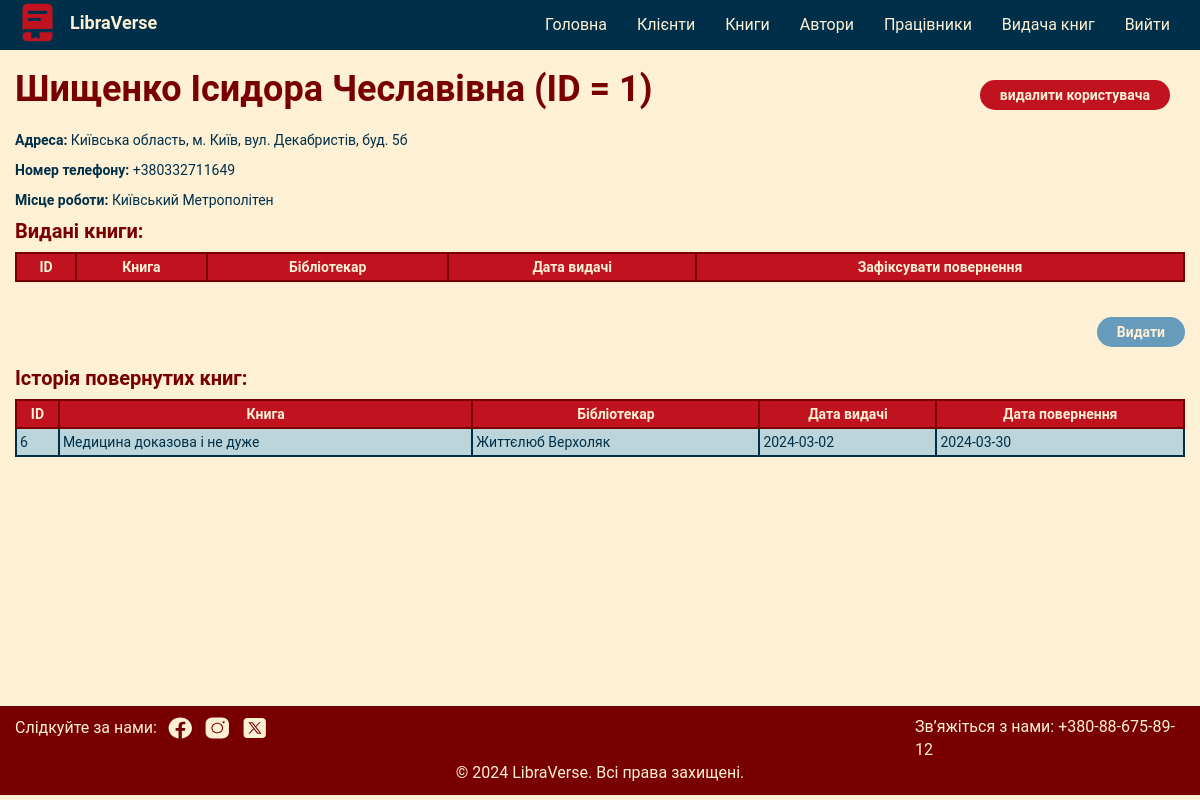
Page /pages/customer_profile.php?CustomerID=1 (signed in) on the committed database.
### tables this page shows
CREATE TABLE customers(
СustomerID INTEGER PRIMARY KEY AUTOINCREMENT UNIQUE,
FirstName VARCHAR(255) NOT NULL,
ParentalName VARCHAR(255) NOT NULL,
Surname VARCHAR(255) NOT NULL,
Address VARCHAR(255) NOT NULL,
PhoneNumber VARCHAR(50) NOT NULL,
Employment VARCHAR(255) NOT NULL);

### pages/customer_profile.php (the view, shortened to what this page needs)
<?php
    $db_file = "../library.db";
    $conn = new SQLite3($db_file);
    if(isset($_SESSION['LibrarianID'])) {
    if(isset($_GET['CustomerID'])) {
    $customerID = $_GET['CustomerID'];
    $query_create1 = $conn->prepare("SELECT * FROM customers WHERE СustomerID=:customerID ;");
    $query_create1->bindValue(':customerID', $customerID, SQLITE3_INTEGER);
    $query_create1->execute();
    $result1 = $query_create1->execute();
    $customer = $result1->fetchArray(SQLITE3_ASSOC);
    $query_create3 = $conn->prepare("SELECT booksProvision.ProvisionID, booksProvision.BookID, booksProvision.LibrarianID, books.Title, librarians.FirstName, librarians.Surname, booksProvision.ReceiptDate, booksProvision.ReturnDate FROM booksProvision JOIN books ON booksProvision.BookID=books.BookID JOIN librarians ON booksProvision.LibrarianID=librarians.LibrarianID WHERE booksProvision.СustomerID=:customerID AND booksProvision.ReturnDate!=0;");
    $query_create3->bindValue(':customerID', $customerID, SQLITE3_INTEGER);
    $result3 = $query_create3->execute();
?>
<!DOCTYPE html>
<html lang="uk_UA">
<head>
    <link rel="stylesheet" href="../css/styles.css">
    <link rel="stylesheet" href="../css/bootstrap.min.css">
    <link href="https://fonts.cdnfonts.com/css/roboto" rel="stylesheet">
</head>
<body>
    <nav class="navbar navbar-default">
        <div class="container-fluid">
            <div class="navbar-header">
                <div class="navbar-logo">
                    <img src="../images/logo.svg" alt="логотип">
                    <a href="http://localhost/LibraVerse/pages/home.php" id="main">LibraVerse</a>
                </div>
            </div>
            <div class="collapse navbar-collapse" id="menu">
                <ul class="nav navbar-nav navbar-right text-center">
                  <li><a href="http://localhost/LibraVerse/pages/home.php" id="main">Головна</a></li>
                  <li><a href="http://localhost/LibraVerse/pages/customers_list.php" id="customers">Клієнти</a></li>
                  <li><a href="http://localhost/LibraVerse/pages/books_list.php" id="books">Книги</a></li>
                  <li><a href="http://localhost/LibraVerse/pages/author_list.php" id="authors">Автори</a></li>
                  <li><a href="http://localhost/LibraVerse/pages/librarians_list.php" id="librarians">Працівники</a></li>
                  <li><a href="http://localhost/LibraVerse/pages/provision_list.php" id="provision">Видача книг</a></li>
                  <li><a href="?logOut=<?php echo ($_SESSION['LibrarianID']); ?>" id="logOut">Вийти</a></li>
                </ul>
            </div>
        </div>
    </nav>
    <?php
    if ($customer){
    ?>
    <div class="main-content librarian">
        <div class="col-lg-12">
            <div class="book-descript col-lg-9">
                <h1 class="author-name"><?php echo $customer['Surname'];?> <?php echo $customer['FirstName'];?> <?php echo $customer['ParentalName'];?> (ID = <?php echo $customer['СustomerID'];?>)</h1>
                <p><b>Адреса: </b><?php echo $customer['Address'];?></p>
                <p><b>Номер телефону: </b><?php echo $customer['PhoneNumber'];?></p>
                <p><b>Місце роботи: </b><?php echo $customer['Employment'];?></p>
            </div>
            <div class="buttons right col-lg-3">
                <form method="POST">
                    <input class="delete" type="submit" name="delete" value="видалити користувача"><br>
                </form>
            </div>
        </div>
        <div class="table col-lg-12">
        <h2>Видані книги:</h2>
        <table class="result-table col-lg-12">
            <tr>
                <th>ID</th>
                <th>Книга</th>
                <th>Бібліотекар</th>
                <th>Дата видачі</th>
                <th>Зафіксувати повернення</th>
            </tr>
        </table>
        <div class="line">
            <form method="POST">
                <input class="provide customer" type="submit" name="provide" value="Видати">
            </form>
        </div>
        </div>
        <div class="table col-lg-12">
        <h2>Історія повернутих книг:</h2>
        <table class="result-table col-lg-12">
            <tr>
                <th>ID</th>
                <th>Книга</th>
                <th>Бібліотекар</th>
                <th>Дата видачі</th>
                <th>Дата повернення</th>
            </tr>
            <?php while ($row = $result3->fetchArray(SQLITE3_ASSOC)) { ?>
            <tr>
                <td><?php echo $row['ProvisionID']; ?></td>
                <td><a href="http://localhost/LibraVerse/pages/book_profile.php?BookID=<?php echo $row['BookID']; ?>"><?php echo $row['Title']; ?></a></td>
                <td><a href="http://localhost/LibraVerse/pages/librarian_profile.php?LibrarianID=<?php echo $row['LibrarianID']; ?>"><?php echo $row['FirstName']; ?> <?php echo $row['Surname']; ?></a></td>
                <td><?php echo $row['ReceiptDate']; ?></td>
                <td><?php echo $row['ReturnDate']; ?></td>
            </tr>
            <?php  } ?>
        </table>
        </div>
    </div>
    <?php
    }
    ?>
    <footer class="footer col-lg-12">
        <div class="col-lg-9 footer-left">
            <p>Слідкуйте за нами:</p>
            <a href="https://www.facebook.com/?locale=uk_UA">
                <img src="../images/icon_facebook.svg" alt="фейсбук">
            </a>
            <a href="https://www.instagram.com/">
                <img src="../images/icon-instagram.svg" alt="інстаграм">
            </a>
            <a href="https://twitter.com/?lang=uk">
                <img src="../images/icon-twitterx.svg" alt="ікс">
            </a>
        </div>
        <div class="col-lg-3">
            <p>Зв’яжіться з нами: +380-88-675-89-12</p>
        </div>
        <div class="col-lg-12 text-center">
            <p>© 2024 LibraVerse. Всі права захищені.</p>
        </div>
    </footer>
</body>
</html>
<?php
    }}
 ?>

### css/styles.css (style rules this page uses)
html body { font-family: 'Roboto', sans-serif; background-color: #FDF0D5; }
body .navbar { background-color: #003049; color: #FDF0D5; border: none; border-radius: 0; margin-bottom: 0; }
body .navbar .navbar-logo { display: flex; align-items: center; }
body .navbar .navbar-logo a { color: #FDF0D5; font-size: 18px; font-weight: bold; padding-left: 10px; }
body .navbar .navbar-collapse li a { color: #FDF0D5; font-size: 16px; font-weight: normal; }
.navbar.navbar-default .navbar-collapse, .navbar-default .navbar-form { border-color: #669BBC; border-width: 2px; }
body .main-content { min-height: 82vh; }
body .main-content.librarian { height: 82vh; padding: 20px 0; }
body .main-content h1 { font-size: 36px; font-weight: bold; }
body .main-content h2 { font-size: 20px; font-weight: bold; }
body .footer { background-color: #780000; color: #FDF0D5; font-size: 16px; padding: 10px 0; }
body .footer p { margin:0; }
body .footer img { padding-left: 10px; }
body .footer .footer-left { display: flex; align-items: center; }
.main-content .result-table td { text-align: left; color: #003049; border: 2px solid #003049; padding: 3px; }
.main-content .result-table td a { color: #003049; }
.main-content .result-table th { text-align:center; color: #FDF0D5; background-color: #C1121F; border: 2px solid #780000; padding: 3px; }
.main-content .result-table tr { background-color: #669BBC; }
.main-content .result-table tr:nth-child(even) { background-color: #BCD5DB; }
.main-content .result-table.col-lg-12 { margin-bottom: 20px; }
.main-content .book-form .line, .main-content .line { display: flex; justify-content: end; align-items: center; padding-top: 5px; width:100%; }
.main-content .book-descript { color: #003049; padding: 0; }
.main-content .book-descript p { color: #003049; }
.main-content .book-descript h1 { margin: 0; color: #780000; }
.main-content .book-descript h1.author-name { margin-bottom: 20px; }
.main-content .buttons.right { display: flex; justify-content: end; }
.main-content .buttons .delete, .main-content .provide, .main-content .buttons .status { border-radius: 15px; border: none; width: 80%; margin-top: 10px; padding: 5px; font-weight: bold; }
.main-content .buttons .delete { background-color: #C1121F; color: #FDF0D5; }
.main-content .provide { background-color: #669BBC; color: #FDF0D5; }
body .main-content .table h2 { color: #780000; margin-top: 0; }
.main-content .result-table a { color: #669BBC; }
.main-content .provide.customer,.main-content .buttons .delete { width: 100%; padding: 5px 20px; }

### rows in the picture
customers: Surname "Шищенко", FirstName "Ісидора", ParentalName "Чеславівна", СustomerID "1", Address "Київська область, м. Київ, вул. Декабристів, буд. 5б", PhoneNumber "+380332711649", Employment "Київський Метрополітен"

### other values in the picture
$row['ProvisionID'] "6"
$row['Title'] "Медицина доказова і не дуже"
$row['FirstName'] "Життєлюб"
$row['Surname'] "Верхоляк"
$row['ReceiptDate'] "2024-03-02"
$row['ReturnDate'] "2024-03-30"
